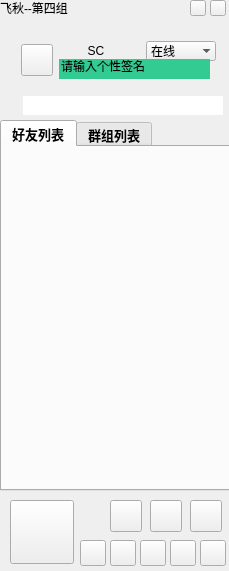
<?xml version="1.0" encoding="UTF-8"?>
<ui version="4.0">
 <class>MainWindow</class>
 <widget class="QMainWindow" name="MainWindow">
  <property name="geometry">
   <rect>
    <x>0</x>
    <y>0</y>
    <width>229</width>
    <height>571</height>
   </rect>
  </property>
  <property name="windowTitle">
   <string>MyFeiQiu</string>
  </property>
  <property name="windowIcon">
   <iconset resource="../FeiQiu8.1/resource.qrc">
    <normaloff>:/img/myicon.ico</normaloff>:/img/myicon.ico</iconset>
  </property>
  <property name="statusTip">
   <string/>
  </property>
  <property name="animated">
   <bool>true</bool>
  </property>
  <property name="dockNestingEnabled">
   <bool>false</bool>
  </property>
  <property name="unifiedTitleAndToolBarOnMac">
   <bool>false</bool>
  </property>
  <widget class="QWidget" name="centralWidget">
   <widget class="QLabel" name="label">
    <property name="geometry">
     <rect>
      <x>0</x>
      <y>0</y>
      <width>101</width>
      <height>16</height>
     </rect>
    </property>
    <property name="text">
     <string>飞秋--第四组</string>
    </property>
   </widget>
   <widget class="QWidget" name="layoutWidget">
    <property name="geometry">
     <rect>
      <x>0</x>
      <y>90</y>
      <width>241</width>
      <height>31</height>
     </rect>
    </property>
    <layout class="QHBoxLayout" name="horizontalLayout_3">
     <property name="spacing">
      <number>0</number>
     </property>
     <property name="leftMargin">
      <number>3</number>
     </property>
     <property name="topMargin">
      <number>0</number>
     </property>
     <property name="rightMargin">
      <number>18</number>
     </property>
     <property name="bottomMargin">
      <number>0</number>
     </property>
     <item>
      <widget class="QLabel" name="label_3">
       <property name="minimumSize">
        <size>
         <width>20</width>
         <height>20</height>
        </size>
       </property>
       <property name="maximumSize">
        <size>
         <width>20</width>
         <height>20</height>
        </size>
       </property>
       <property name="text">
        <string/>
       </property>
       <property name="pixmap">
        <pixmap resource="../FeiQiu8.1/resource.qrc">:/img/sousuo.PNG</pixmap>
       </property>
      </widget>
     </item>
     <item>
      <widget class="QLineEdit" name="search">
       <property name="minimumSize">
        <size>
         <width>200</width>
         <height>19</height>
        </size>
       </property>
       <property name="maximumSize">
        <size>
         <width>151</width>
         <height>19</height>
        </size>
       </property>
       <property name="frame">
        <bool>false</bool>
       </property>
      </widget>
     </item>
    </layout>
   </widget>
   <widget class="QPushButton" name="Window_MinSize">
    <property name="geometry">
     <rect>
      <x>190</x>
      <y>0</y>
      <width>16</width>
      <height>16</height>
     </rect>
    </property>
    <property name="maximumSize">
     <size>
      <width>16</width>
      <height>16</height>
     </size>
    </property>
    <property name="text">
     <string/>
    </property>
    <property name="icon">
     <iconset resource="../FeiQiu8.1/resource.qrc">
      <normaloff>:/img/minsize.bmp</normaloff>:/img/minsize.bmp</iconset>
    </property>
   </widget>
   <widget class="QPushButton" name="Window_close">
    <property name="geometry">
     <rect>
      <x>210</x>
      <y>0</y>
      <width>16</width>
      <height>16</height>
     </rect>
    </property>
    <property name="maximumSize">
     <size>
      <width>16</width>
      <height>16</height>
     </size>
    </property>
    <property name="text">
     <string/>
    </property>
    <property name="icon">
     <iconset resource="../FeiQiu8.1/resource.qrc">
      <normaloff>:/img/close.bmp</normaloff>:/img/close.bmp</iconset>
    </property>
    <property name="shortcut">
     <string extracomment="关闭"/>
    </property>
    <property name="checkable">
     <bool>false</bool>
    </property>
   </widget>
   <widget class="QWidget" name="layoutWidget_2">
    <property name="geometry">
     <rect>
      <x>10</x>
      <y>30</y>
      <width>211</width>
      <height>61</height>
     </rect>
    </property>
    <layout class="QHBoxLayout" name="horizontalLayout_2">
     <item>
      <widget class="QPushButton" name="head">
       <property name="minimumSize">
        <size>
         <width>32</width>
         <height>32</height>
        </size>
       </property>
       <property name="maximumSize">
        <size>
         <width>32</width>
         <height>32</height>
        </size>
       </property>
       <property name="cursor">
        <cursorShape>PointingHandCursor</cursorShape>
       </property>
       <property name="layoutDirection">
        <enum>Qt::LeftToRight</enum>
       </property>
       <property name="autoFillBackground">
        <bool>true</bool>
       </property>
       <property name="text">
        <string/>
       </property>
       <property name="icon">
        <iconset resource="../FeiQiu8.1/resource.qrc">
         <normaloff>:/img/head.bmp</normaloff>:/img/head.bmp</iconset>
       </property>
       <property name="iconSize">
        <size>
         <width>32</width>
         <height>32</height>
        </size>
       </property>
      </widget>
     </item>
     <item>
      <layout class="QVBoxLayout" name="verticalLayout">
       <property name="spacing">
        <number>3</number>
       </property>
       <property name="bottomMargin">
        <number>6</number>
       </property>
       <item>
        <layout class="QHBoxLayout" name="horizontalLayout">
         <property name="spacing">
          <number>23</number>
         </property>
         <property name="topMargin">
          <number>0</number>
         </property>
         <property name="rightMargin">
          <number>0</number>
         </property>
         <item>
          <widget class="QLabel" name="Username">
           <property name="minimumSize">
            <size>
             <width>74</width>
             <height>20</height>
            </size>
           </property>
           <property name="maximumSize">
            <size>
             <width>60</width>
             <height>20</height>
            </size>
           </property>
           <property name="text">
            <string>SC</string>
           </property>
           <property name="textFormat">
            <enum>Qt::AutoText</enum>
           </property>
           <property name="alignment">
            <set>Qt::AlignCenter</set>
           </property>
          </widget>
         </item>
         <item>
          <widget class="QComboBox" name="comboBox">
           <property name="minimumSize">
            <size>
             <width>70</width>
             <height>20</height>
            </size>
           </property>
           <property name="maximumSize">
            <size>
             <width>70</width>
             <height>20</height>
            </size>
           </property>
           <property name="autoFillBackground">
            <bool>true</bool>
           </property>
           <property name="styleSheet">
            <string notr="true"/>
           </property>
           <property name="currentIndex">
            <number>0</number>
           </property>
           <property name="frame">
            <bool>false</bool>
           </property>
           <item>
            <property name="text">
             <string>在线</string>
            </property>
            <property name="icon">
             <iconset resource="../FeiQiu8.1/resource.qrc">
              <normaloff>:/img/zaixian.PNG</normaloff>:/img/zaixian.PNG</iconset>
            </property>
           </item>
           <item>
            <property name="text">
             <string>离开</string>
            </property>
            <property name="icon">
             <iconset resource="../FeiQiu8.1/resource.qrc">
              <normaloff>:/img/likai.PNG</normaloff>:/img/likai.PNG</iconset>
            </property>
           </item>
           <item>
            <property name="text">
             <string>忙碌</string>
            </property>
            <property name="icon">
             <iconset resource="../FeiQiu8.1/resource.qrc">
              <normaloff>:/img/busy.PNG</normaloff>:/img/busy.PNG</iconset>
            </property>
           </item>
          </widget>
         </item>
        </layout>
       </item>
       <item>
        <widget class="QLineEdit" name="userSign">
         <property name="minimumSize">
          <size>
           <width>100</width>
           <height>20</height>
          </size>
         </property>
         <property name="maximumSize">
          <size>
           <width>200</width>
           <height>20</height>
          </size>
         </property>
         <property name="styleSheet">
          <string notr="true">background-color: rgb(52, 203, 147);</string>
         </property>
         <property name="text">
          <string>请输入个性签名</string>
         </property>
         <property name="frame">
          <bool>false</bool>
         </property>
         <property name="readOnly">
          <bool>false</bool>
         </property>
        </widget>
       </item>
      </layout>
     </item>
    </layout>
   </widget>
   <widget class="QTabWidget" name="tabWidget">
    <property name="geometry">
     <rect>
      <x>0</x>
      <y>120</y>
      <width>231</width>
      <height>371</height>
     </rect>
    </property>
    <property name="font">
     <font>
      <pointsize>10</pointsize>
      <weight>75</weight>
      <bold>true</bold>
     </font>
    </property>
    <property name="layoutDirection">
     <enum>Qt::LeftToRight</enum>
    </property>
    <property name="styleSheet">
     <string notr="true"/>
    </property>
    <property name="tabPosition">
     <enum>QTabWidget::North</enum>
    </property>
    <property name="tabShape">
     <enum>QTabWidget::Rounded</enum>
    </property>
    <property name="currentIndex">
     <number>0</number>
    </property>
    <property name="iconSize">
     <size>
      <width>40</width>
      <height>20</height>
     </size>
    </property>
    <widget class="QWidget" name="tab">
     <property name="minimumSize">
      <size>
       <width>201</width>
       <height>100</height>
      </size>
     </property>
     <property name="layoutDirection">
      <enum>Qt::LeftToRight</enum>
     </property>
     <property name="autoFillBackground">
      <bool>false</bool>
     </property>
     <attribute name="title">
      <string>好友列表</string>
     </attribute>
    </widget>
    <widget class="QWidget" name="tab_4">
     <property name="layoutDirection">
      <enum>Qt::LeftToRight</enum>
     </property>
     <property name="autoFillBackground">
      <bool>false</bool>
     </property>
     <attribute name="title">
      <string>群组列表</string>
     </attribute>
    </widget>
   </widget>
   <widget class="QPushButton" name="calendar">
    <property name="geometry">
     <rect>
      <x>110</x>
      <y>500</y>
      <width>32</width>
      <height>32</height>
     </rect>
    </property>
    <property name="minimumSize">
     <size>
      <width>32</width>
      <height>32</height>
     </size>
    </property>
    <property name="maximumSize">
     <size>
      <width>32</width>
      <height>32</height>
     </size>
    </property>
    <property name="cursor">
     <cursorShape>PointingHandCursor</cursorShape>
    </property>
    <property name="toolTip">
     <string>备忘录</string>
    </property>
    <property name="text">
     <string/>
    </property>
    <property name="icon">
     <iconset resource="../FeiQiu8.1/resource.qrc">
      <normaloff>:/img/2.bmp</normaloff>:/img/2.bmp</iconset>
    </property>
    <property name="iconSize">
     <size>
      <width>32</width>
      <height>32</height>
     </size>
    </property>
   </widget>
   <widget class="QPushButton" name="fileShare">
    <property name="geometry">
     <rect>
      <x>150</x>
      <y>500</y>
      <width>32</width>
      <height>32</height>
     </rect>
    </property>
    <property name="minimumSize">
     <size>
      <width>32</width>
      <height>32</height>
     </size>
    </property>
    <property name="maximumSize">
     <size>
      <width>32</width>
      <height>32</height>
     </size>
    </property>
    <property name="cursor">
     <cursorShape>PointingHandCursor</cursorShape>
    </property>
    <property name="toolTip">
     <string>文件共享</string>
    </property>
    <property name="text">
     <string/>
    </property>
    <property name="icon">
     <iconset resource="../FeiQiu8.1/resource.qrc">
      <normaloff>:/img/5.bmp</normaloff>:/img/5.bmp</iconset>
    </property>
    <property name="iconSize">
     <size>
      <width>32</width>
      <height>32</height>
     </size>
    </property>
   </widget>
   <widget class="QPushButton" name="Application">
    <property name="geometry">
     <rect>
      <x>190</x>
      <y>500</y>
      <width>32</width>
      <height>32</height>
     </rect>
    </property>
    <property name="minimumSize">
     <size>
      <width>32</width>
      <height>32</height>
     </size>
    </property>
    <property name="maximumSize">
     <size>
      <width>32</width>
      <height>32</height>
     </size>
    </property>
    <property name="cursor">
     <cursorShape>PointingHandCursor</cursorShape>
    </property>
    <property name="toolTip">
     <string>应用中心</string>
    </property>
    <property name="text">
     <string/>
    </property>
    <property name="icon">
     <iconset resource="../FeiQiu8.1/resource.qrc">
      <normaloff>:/img/6.bmp</normaloff>:/img/6.bmp</iconset>
    </property>
    <property name="iconSize">
     <size>
      <width>32</width>
      <height>32</height>
     </size>
    </property>
   </widget>
   <widget class="QPushButton" name="pushButton_5">
    <property name="geometry">
     <rect>
      <x>140</x>
      <y>540</y>
      <width>26</width>
      <height>26</height>
     </rect>
    </property>
    <property name="minimumSize">
     <size>
      <width>26</width>
      <height>26</height>
     </size>
    </property>
    <property name="maximumSize">
     <size>
      <width>26</width>
      <height>26</height>
     </size>
    </property>
    <property name="cursor">
     <cursorShape>PointingHandCursor</cursorShape>
    </property>
    <property name="toolTip">
     <string>查看聊天纪录</string>
    </property>
    <property name="text">
     <string/>
    </property>
    <property name="icon">
     <iconset resource="../FeiQiu8.1/resource.qrc">
      <normaloff>:/img/10.bmp</normaloff>:/img/10.bmp</iconset>
    </property>
    <property name="iconSize">
     <size>
      <width>26</width>
      <height>26</height>
     </size>
    </property>
   </widget>
   <widget class="QPushButton" name="setting">
    <property name="geometry">
     <rect>
      <x>110</x>
      <y>540</y>
      <width>26</width>
      <height>26</height>
     </rect>
    </property>
    <property name="minimumSize">
     <size>
      <width>26</width>
      <height>26</height>
     </size>
    </property>
    <property name="maximumSize">
     <size>
      <width>26</width>
      <height>26</height>
     </size>
    </property>
    <property name="cursor">
     <cursorShape>PointingHandCursor</cursorShape>
    </property>
    <property name="toolTip">
     <string>设置</string>
    </property>
    <property name="text">
     <string/>
    </property>
    <property name="icon">
     <iconset resource="../FeiQiu8.1/resource.qrc">
      <normaloff>:/img/7.bmp</normaloff>:/img/7.bmp</iconset>
    </property>
    <property name="iconSize">
     <size>
      <width>26</width>
      <height>26</height>
     </size>
    </property>
   </widget>
   <widget class="QPushButton" name="about">
    <property name="geometry">
     <rect>
      <x>200</x>
      <y>540</y>
      <width>26</width>
      <height>26</height>
     </rect>
    </property>
    <property name="minimumSize">
     <size>
      <width>26</width>
      <height>26</height>
     </size>
    </property>
    <property name="maximumSize">
     <size>
      <width>26</width>
      <height>26</height>
     </size>
    </property>
    <property name="cursor">
     <cursorShape>PointingHandCursor</cursorShape>
    </property>
    <property name="toolTip">
     <string>关于</string>
    </property>
    <property name="text">
     <string/>
    </property>
    <property name="icon">
     <iconset resource="../FeiQiu8.1/resource.qrc">
      <normaloff>:/img/12.bmp</normaloff>:/img/12.bmp</iconset>
    </property>
    <property name="iconSize">
     <size>
      <width>26</width>
      <height>26</height>
     </size>
    </property>
   </widget>
   <widget class="QPushButton" name="refresh">
    <property name="geometry">
     <rect>
      <x>80</x>
      <y>540</y>
      <width>26</width>
      <height>26</height>
     </rect>
    </property>
    <property name="minimumSize">
     <size>
      <width>26</width>
      <height>26</height>
     </size>
    </property>
    <property name="maximumSize">
     <size>
      <width>26</width>
      <height>26</height>
     </size>
    </property>
    <property name="cursor">
     <cursorShape>PointingHandCursor</cursorShape>
    </property>
    <property name="toolTip">
     <string>刷新好友列表</string>
    </property>
    <property name="text">
     <string/>
    </property>
    <property name="icon">
     <iconset resource="../FeiQiu8.1/resource.qrc">
      <normaloff>:/img/8.bmp</normaloff>:/img/8.bmp</iconset>
    </property>
    <property name="iconSize">
     <size>
      <width>26</width>
      <height>26</height>
     </size>
    </property>
   </widget>
   <widget class="QPushButton" name="find">
    <property name="geometry">
     <rect>
      <x>170</x>
      <y>540</y>
      <width>26</width>
      <height>26</height>
     </rect>
    </property>
    <property name="minimumSize">
     <size>
      <width>26</width>
      <height>26</height>
     </size>
    </property>
    <property name="maximumSize">
     <size>
      <width>26</width>
      <height>26</height>
     </size>
    </property>
    <property name="cursor">
     <cursorShape>PointingHandCursor</cursorShape>
    </property>
    <property name="toolTip">
     <string>查找好友</string>
    </property>
    <property name="text">
     <string/>
    </property>
    <property name="icon">
     <iconset resource="../FeiQiu8.1/resource.qrc">
      <normaloff>:/img/13.bmp</normaloff>:/img/13.bmp</iconset>
    </property>
    <property name="iconSize">
     <size>
      <width>26</width>
      <height>26</height>
     </size>
    </property>
   </widget>
   <widget class="QPushButton" name="music">
    <property name="geometry">
     <rect>
      <x>10</x>
      <y>500</y>
      <width>64</width>
      <height>64</height>
     </rect>
    </property>
    <property name="minimumSize">
     <size>
      <width>64</width>
      <height>64</height>
     </size>
    </property>
    <property name="text">
     <string/>
    </property>
    <property name="icon">
     <iconset>
      <normaloff>:/img/music.PNG</normaloff>:/img/music.PNG</iconset>
    </property>
    <property name="iconSize">
     <size>
      <width>64</width>
      <height>64</height>
     </size>
    </property>
   </widget>
  </widget>
 </widget>
 <layoutdefault spacing="6" margin="11"/>
 <resources/>
 <connections/>
</ui>
